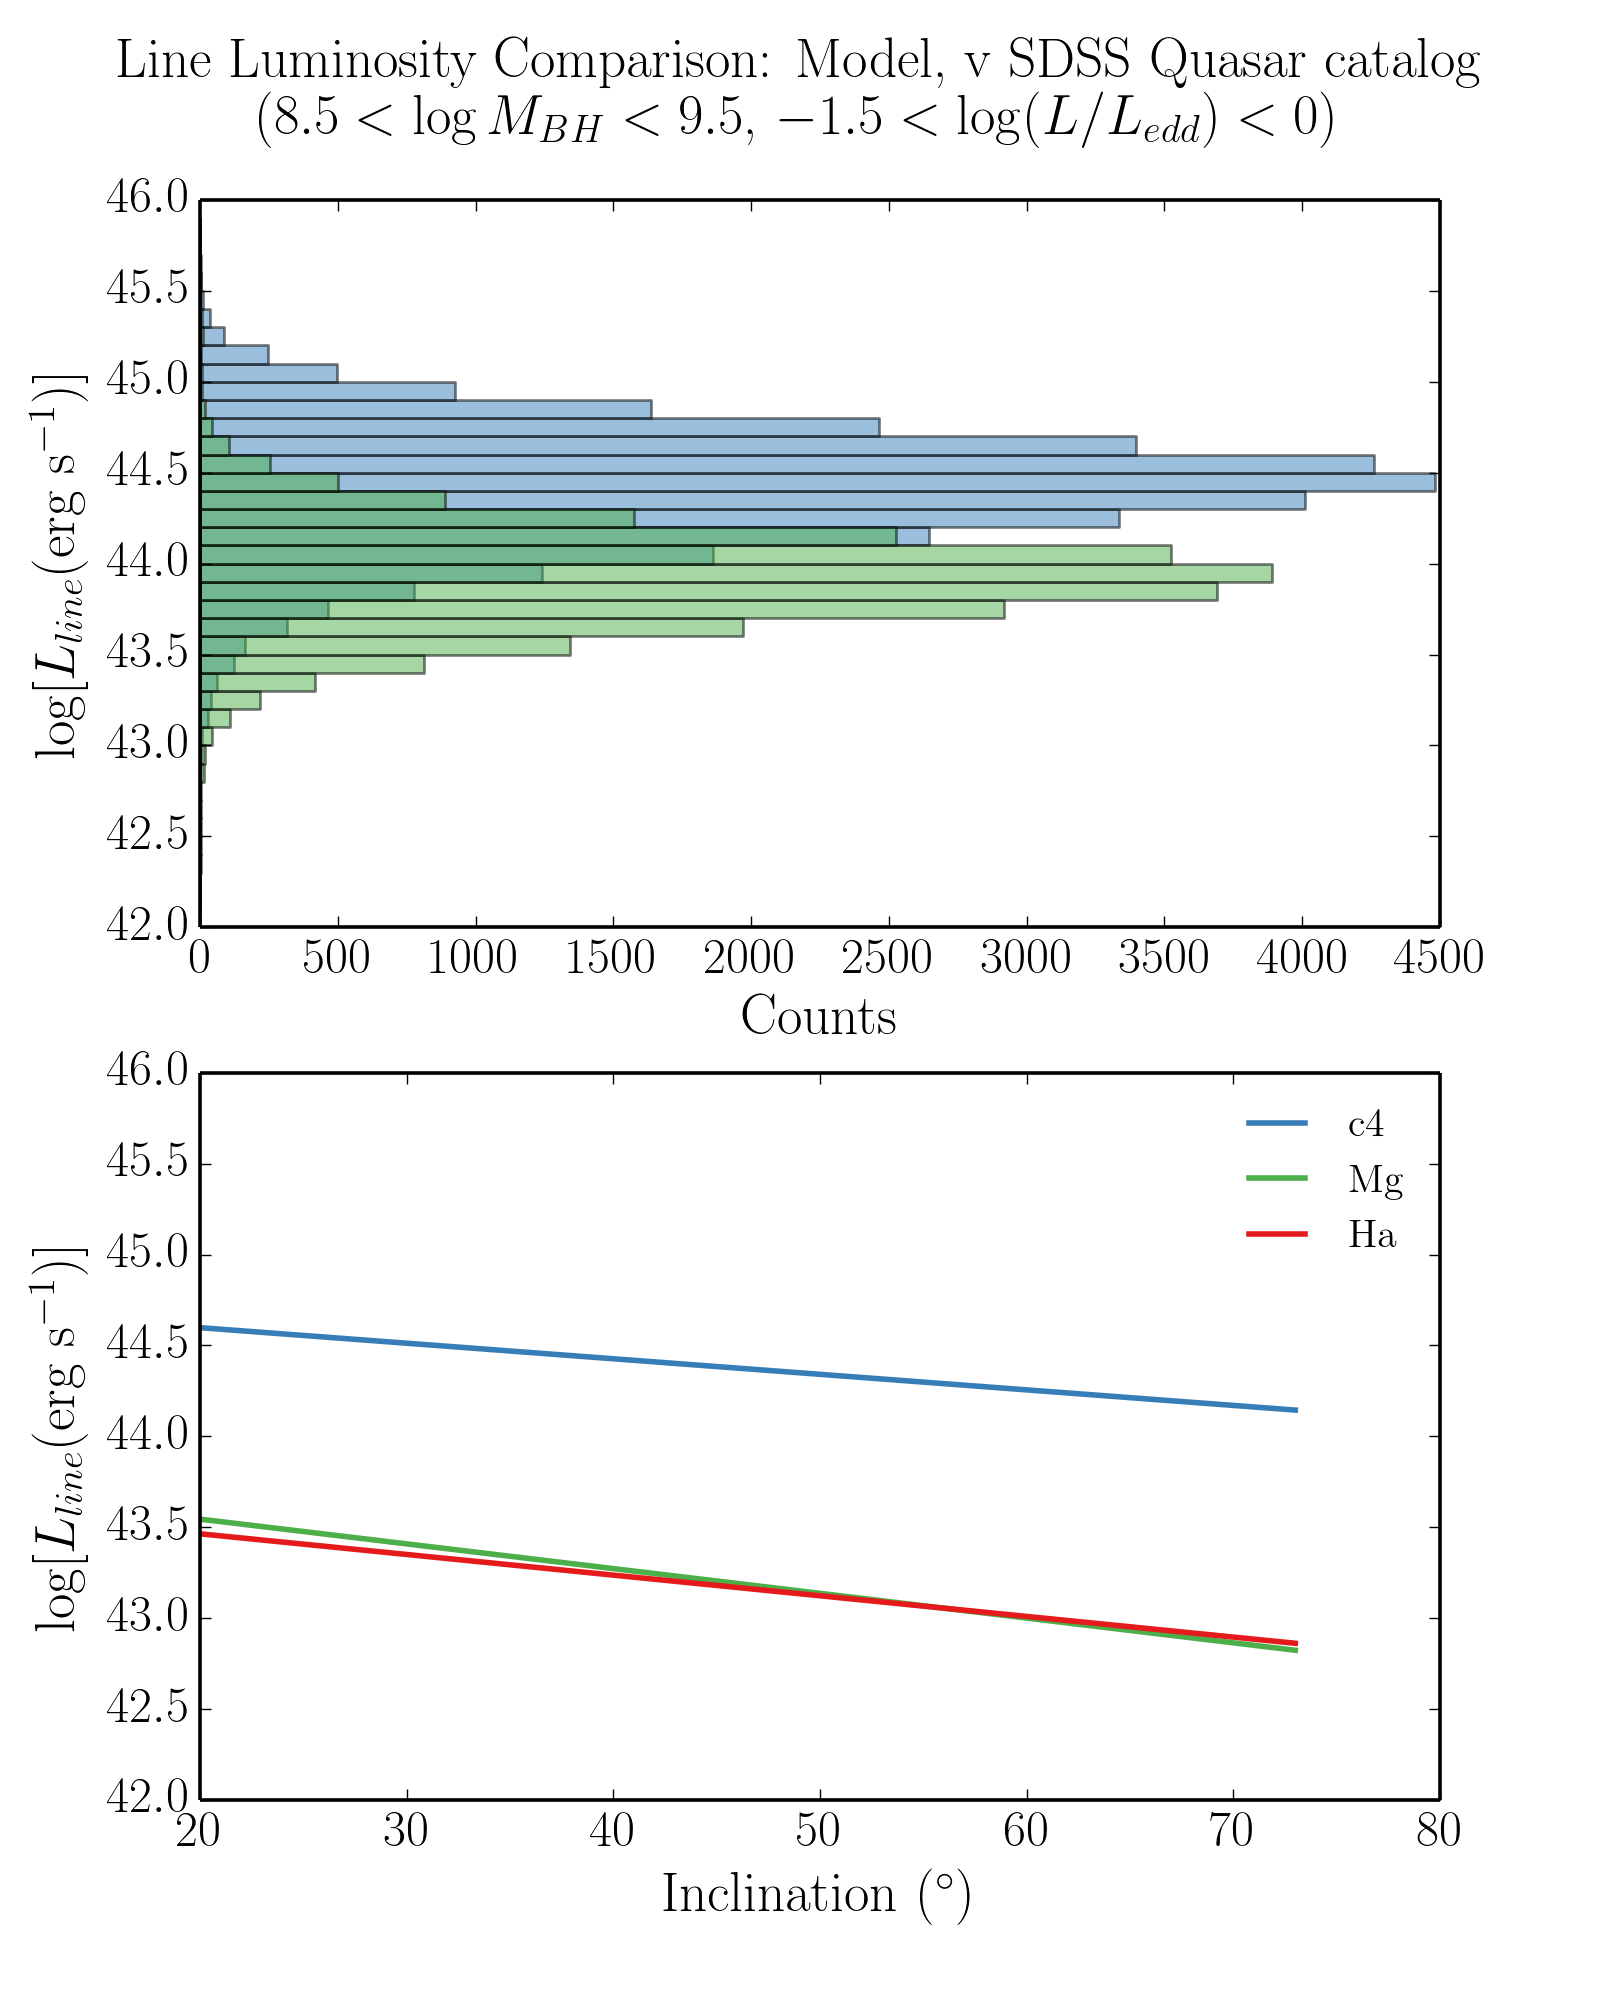

Python code for this plot:
#!/usr/bin/env python
from pylab import *
import py_read_output as r 
import py_plot_output as pl
import py_plot_util as util 
import os, sys 
from constants import *
import numpy as np
import pretty


def get_continuum(wave, spec, lines = [1215,1400,1550,1640,2800,1900], lmin=1000, lmax = 2000, deg = 3):

	i_jump = (wave > lmin) * (wave < lmax)

	i_lines = np.zeros(len(wave), dtype=bool)

	for i in range(len(wave)):

		comp = lines - wave[i]
		comp = np.absolute(comp)

		i_line = (comp < 100)

		if np.sum(i_line) == 0:
			i_lines[i] = True
		else:
			i_lines[i] = False		

	i_select = i_jump * i_lines

	continuum_points = wave[i_select]

	#print continuum_points, i_select

	coefficients = np.polyfit(continuum_points, spec[i_select], deg)

	return coefficients

def make_f(a, x):

 	deg = len(a)
 	y = 0

 	for i in range(deg):
 		y += a[i] * (x**(deg - i - 1))

 	return y

def find_line(w,f, wline = 6563, window_size=100, rw = False):

	fabs_w = np.fabs(w - wline)

	if rw:
		w_bool = (fabs_w < window_size) * (w > wline)
	else:
		w_bool = (fabs_w < window_size) 

	# create windows to look in
	w_window = w
	f_window = w_bool * f

	# return arrays with length over specified 2*window_size
	return w_window[f_window >0], f_window[f_window >0]


def normalize(w, f, lmin=1300, lmax=3000):

	a = get_continuum(w, f, [1215,1550,1400,2800,6563], lmin=lmin, lmax=lmax, deg=2)

	#fnorm = f/make_f(a, w)

	#fnorm = f / util.get_flux_at_wavelength(w,f,1450)

	return make_f(a, w)



l_3000,l_1350,l_ha, ews_c4, l_c4, ews_mg2, l_mg2, bal_flag, r_flag, mbh, edd = np.loadtxt("/Users/jmatthews/Documents/J_ApJS_194_45.tar/catalog.dat", unpack=True, usecols=(20,22,24, 107,103,87,83, 13, 14, 136,140))

fname = "/Users/jmatthews/Documents/runs/qso_he_test/with_estfix/nextgen_a05_pre_he"

s = r.read_spectrum(fname)


lines = [1550,2800, 6563]
ll = [l_c4, l_mg2, l_ha]
labels=["c4", "Mg", "Ha"]
pretty.set_pretty()
colors=pretty.get_colors()
figure(figsize=(8,10))
pretty.long_ticks()
pretty.big_tick_labels(18)

for il in range(len(ll)):
	w = s["Lambda"]
	nu = s["Freq."]

	select = (mbh > 8.5) * (mbh < 9.5) * (edd < 0) * (edd > -1.5)
	select_qsos = select * (ll[il] > 0.0)

	line_lums = []
	incs = []

	angles = ["A20P0.50", "A73P0.50"]

	for i in range(len(angles)):
		angle = angles[i]
		f = s[angle]

		if labels[il] != "Ha":
			f_continuum = normalize(w,f)
			ww,ff=find_line(w,f-f_continuum,wline=lines[il],rw=True)

		else:
			f_continuum = normalize(w,f,lmin=3000, lmax=7000)
			ww,ff=find_line(w,f-f_continuum,wline=lines[il],rw=True)


		l_line = 2.0*np.fabs(np.trapz(ff,x=ww)) * 4.0 * PI * (100.0 * PARSEC) **2

		flambda_to_fnu = s["Lambda"] / s["Freq."]

		l3000 = C/(3000.0*ANGSTROM)*util.get_flux_at_wavelength(w,flambda_to_fnu*f,3000 ) * 4.0 * PI * (100.0 * PARSEC) **2
		l1350 = C/(1350.0*ANGSTROM)*util.get_flux_at_wavelength(w,flambda_to_fnu*f,1350) * 4.0 * PI * (100.0 * PARSEC) **2 

		print angle, labels[il]
		print np.log10(l_line), np.mean(ll[il][select_qsos]), np.std(ll[il][select_qsos])
		print np.log10(l3000), np.mean(l_3000[select*(l_3000 > 0)]), np.std(l_3000[select*(l_3000 > 0)])
		print np.log10(l1350), np.mean(l_1350[select*(l_1350 > 0)]), np.std(l_1350[select*(l_1350 > 0)])

		line_lums.append(l_line)
		incs.append(int(angle[1:3]))

	subplot(211)
	hist(ll[il][select_qsos], orientation="horizontal", bins=np.arange(42,46,0.1), facecolor=colors[il],alpha=0.5)
	ylim(42,46)
	xlabel("Counts", fontsize=20)
	ylabel(r"$\log [L_{line} ($erg~s$^{-1}$)]", fontsize=20)

	subplot(212)
	plot(incs, np.log10(line_lums), c=colors[il], linewidth=2, label=labels[il])
	ylim(42,46)
	xlabel(r"Inclination ($^\circ$)", fontsize=20)
	ylabel(r"$\log [L_{line} ($erg~s$^{-1}$)]", fontsize=20)

	#print l_line, 

pretty.float_legend()
suptitle("Line Luminosity Comparison: Model, v SDSS Quasar catalog\n($8.5<\log M_{BH}<9.5$, $-1.5<\log (L/L_{edd}) < 0$)", fontsize=20)
savefig("line_lums.png",dpi=200)
# w = s["Lambda"]
# for i in range(len(s.colnames[9:])):
# 	angle_string = s.colnames[9 + i]
# 	f = s[angle_string]

# 	f_continuum = normalize(w,f)
